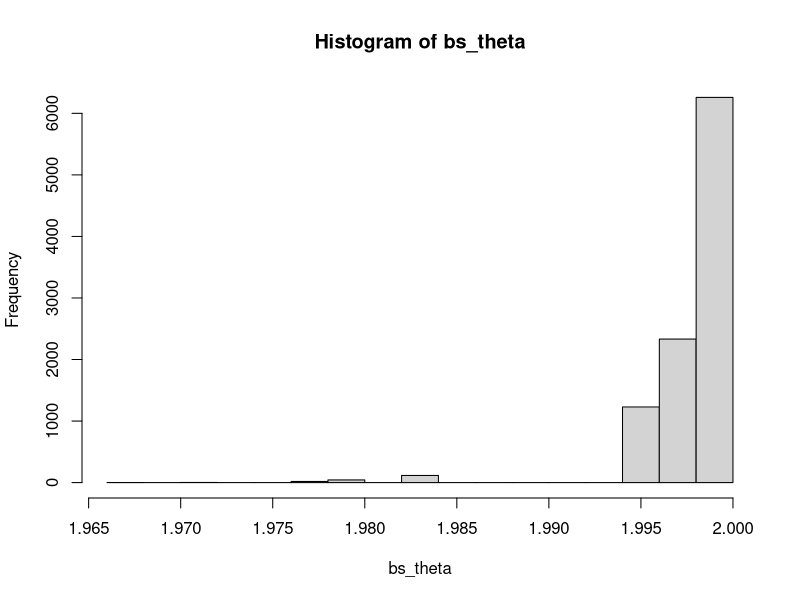

Write the R code that produced this figure. (Note: this script raises an error after producing the figure.)
## ---- chunk 1
knitr::opts_chunk$set(cache = TRUE)
## ---- chunk 2
theta <- 2
x <- runif(1000, min = 0, max = theta)
## ---- chunk 3
n_samples <- 10000
bs_theta <- replicate(n_samples, max(sample(x, replace = TRUE)))
## ---- chunk 4
hist(bs_theta)
## ---- chunk 5
max(x)
## ---- chunk 6
max(bs_theta)
## ---- chunk 7
quantile(bs_theta, c(0.025, 0.975))
## ---- chunk 8
future::plan("multiprocess")

bootstrap_ci <- function(x, f, alpha = 0.05, n_samples = 1000) {
  bs_out <- replicate(n_samples, f(sample(x, replace = TRUE)))
  quantile(bs_out, c(alpha/2, 1 - alpha/2))
}

bootstrap_coverage <- function(truth, ci_f, n_reps = 1000) {
  bootstrap_cis <- furrr::future_map(1:n_reps, function(x) ci_f())
  coverage <- mean(purrr::map_lgl(bootstrap_cis, ~prod(. - truth) < 0))
  coverage_ci <- coverage + c(-1, 1)*qnorm(0.975)*sqrt(coverage*(1 - coverage)/n_reps)
  c(lower = coverage_ci[1],
    coverage = coverage,
    upper = coverage_ci[2])
}
## ---- chunk 9
bootstrap_coverage(truth = 0, ci_f = function() bootstrap_ci(rnorm(50), mean))
## ---- chunk 10
n <- c(2, 3, 5, 7, 10, 15, 30, 75, 100)

(coverage_results <- lapply(n, function(n) bootstrap_coverage(truth = 0, ci_f = function() bootstrap_ci(rnorm(n), mean, n_samples = 5000))))
